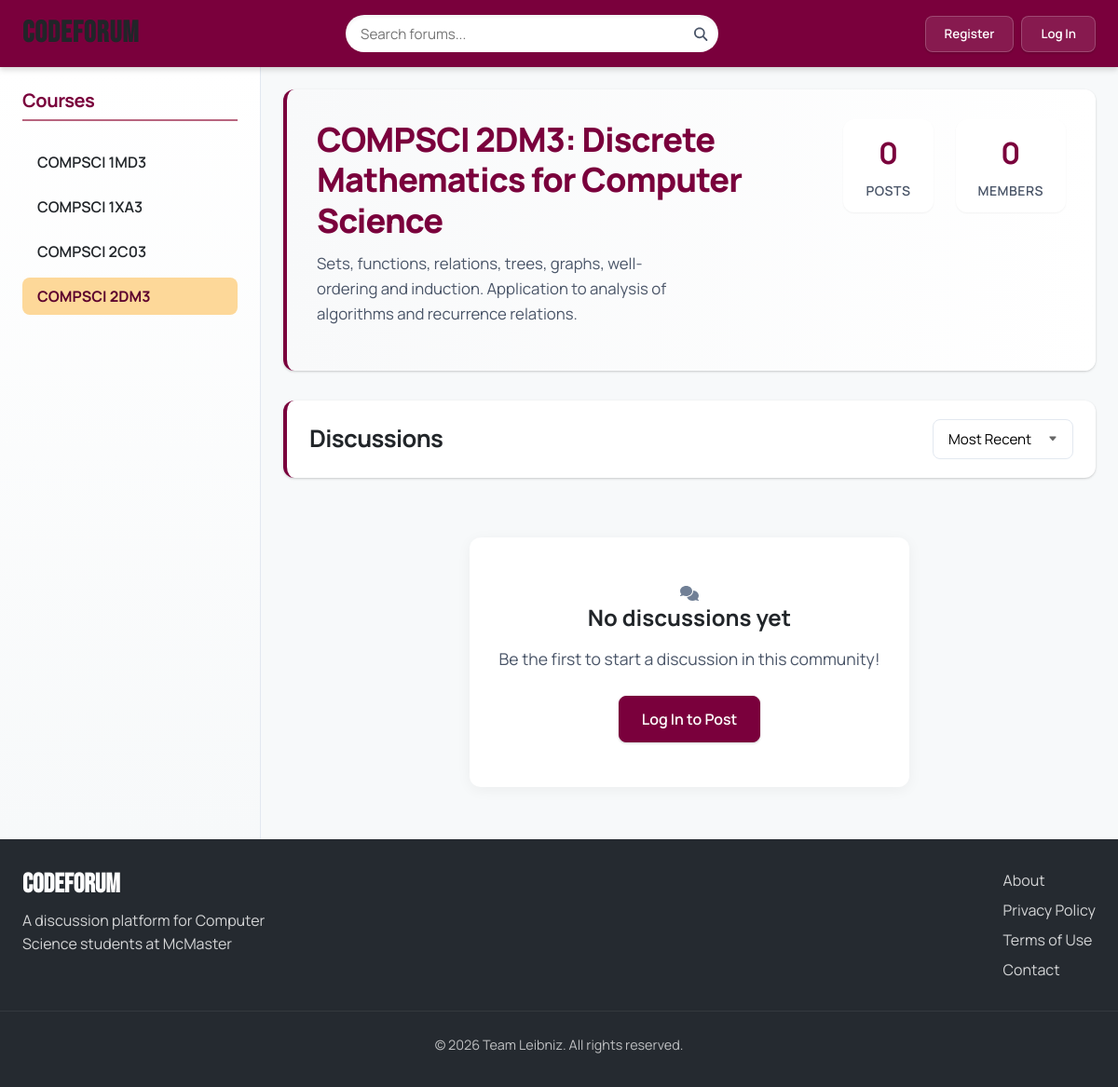
Page /community.php?id=3 on the committed database.
### tables this page shows
CREATE TABLE courses (
  course_id INT AUTO_INCREMENT PRIMARY KEY,
  course_code VARCHAR(20) NOT NULL UNIQUE,
  course_name VARCHAR(100) NOT NULL,
  description TEXT,
  instructor_id INT,
  created_at TIMESTAMP DEFAULT CURRENT_TIMESTAMP,
  updated_at TIMESTAMP NULL ON UPDATE CURRENT_TIMESTAMP,
  FOREIGN KEY (instructor_id) REFERENCES users(user_id) ON DELETE SET NULL
);

### includes/classes/Course.php (called while the page is built, shortened)
<?php
require_once 'includes/utils.php';
class Course {
  private $conn;
  private $table_name = "courses";
  public $course_id;
  public function __construct($db, $course_id = null) {
    $this->conn = $db;
    if ($course_id) {
      $this->course_id = $course_id;
      $this->load_course_data();
    }
  }
  private function load_course_data() {
    $query = "SELECT * FROM " . $this->table_name . " WHERE course_id = :course_id";
    $stmt = $this->conn->prepare($query);
    $stmt->bindParam(":course_id", $this->course_id);
    $stmt->execute();
    if ($stmt->rowCount() > 0) {
      $row = $stmt->fetch(PDO::FETCH_ASSOC);
    }
  }
  public function get_all_courses() {
    $query = "SELECT c.*, u.username as instructor_name,
              (SELECT COUNT(*) FROM user_courses uc WHERE uc.course_id = c.course_id) as student_count
              FROM " . $this->table_name . " c
              LEFT JOIN users u ON c.instructor_id = u.user_id
              ORDER BY c.course_code";
    $stmt = $this->conn->prepare($query);
    try {
      $stmt->execute();
      return $stmt->fetchAll();
    } catch (PDOException $e) {
      error_log("Error fetching courses: " . $e->getMessage());
      return [];
    }
  }
  public function get_course_by_id($course_id) {
    $query = "SELECT c.*, u.username as instructor_name,
              (SELECT COUNT(*) FROM user_courses uc WHERE uc.course_id = c.course_id) as student_count
              FROM " . $this->table_name . " c
              LEFT JOIN users u ON c.instructor_id = u.user_id
              WHERE c.course_id = :course_id";
    $stmt = $this->conn->prepare($query);
    $stmt->bindParam(":course_id", $course_id);
    try {
      $stmt->execute();
      return $stmt->fetch();
    } catch (PDOException $e) {
      error_log("Error fetching course: " . $e->getMessage());
      return false;
    }
  }
  public function get_course_data() {
    return $this->get_course_by_id($this->course_id);
  }
  public function get_post_stats($course_id) {
    try {
      $query = "SELECT COUNT(*) as total_posts FROM posts
               WHERE course_id = :course_id AND is_deleted = FALSE";
      $stmt = $this->conn->prepare($query);
      $stmt->bindParam(':course_id', $course_id);
      $stmt->execute();
      $total_posts = $stmt->fetch()['total_posts'];
      $query = "SELECT COUNT(*) as recent_posts FROM posts
               WHERE course_id = :course_id AND is_deleted = FALSE
               AND created_at >= DATE_SUB(NOW(), INTERVAL 30 DAY)";
      $stmt = $this->conn->prepare($query);
      $stmt->bindParam(':course_id', $course_id);
      $stmt->execute();
      $recent_posts = $stmt->fetch()['recent_posts'];
      $query = "SELECT COUNT(*) as unanswered_posts FROM posts p
               WHERE p.course_id = :course_id AND p.is_deleted = FALSE
               AND NOT EXISTS (
                   SELECT 1 FROM comments c
                   WHERE c.post_id = p.post_id AND c.is_deleted = FALSE
               )";
      $stmt = $this->conn->prepare($query);
      $stmt->bindParam(':course_id', $course_id);
      $stmt->execute();
      $unanswered_posts = $stmt->fetch()['unanswered_posts'];
      return array(
          'total_posts' => $total_posts,
          'recent_posts' => $recent_posts,
          'unanswered_posts' => $unanswered_posts
      );
    } catch (PDOException $e) {
      error_log("Error fetching post stats: " . $e->getMessage());
      return array(
          'total_posts' => 0,
          'recent_posts' => 0,
          'unanswered_posts' => 0
      );
    }
  }
}

### includes/classes/Post.php (called while the page is built, shortened)
<?php
require_once 'includes/utils.php';
class Post {
  private $conn;
  private $table_name = "posts";
  public function __construct($db) {
    $this->conn = $db;
  }
  public function get_posts_by_course($course_id, $sort_by = 'recent', $page = 1, $limit = 10) {
    $offset = ($page - 1) * $limit;
    try {
      $table_check = $this->conn->query("SHOW TABLES LIKE '{$this->table_name}'");
      $query = "SELECT p.*,
                  u.username,
                  (SELECT COUNT(*) FROM comments WHERE post_id = p.post_id AND is_deleted = FALSE) as comment_count
                FROM " . $this->table_name . " p
                JOIN users u ON p.user_id = u.user_id
                WHERE p.course_id = :course_id AND p.is_deleted = FALSE";
      switch ($sort_by) {
        default:
          $query .= " ORDER BY p.is_pinned DESC, p.created_at DESC";
          break;
      }
      $query .= " LIMIT :limit OFFSET :offset";
      $stmt = $this->conn->prepare($query);
      $stmt->bindParam(':course_id', $course_id);
      $stmt->bindParam(':limit', $limit, PDO::PARAM_INT);
      $stmt->bindParam(':offset', $offset, PDO::PARAM_INT);
      $stmt->execute();
      $posts = $stmt->fetchAll();
      $count_query = "SELECT COUNT(*) as total FROM " . $this->table_name . "
                    WHERE course_id = :course_id AND is_deleted = FALSE";
      $count_stmt = $this->conn->prepare($count_query);
      $count_stmt->bindParam(":course_id", $course_id);
      $count_stmt->execute();
      $total_posts = $count_stmt->fetch()['total'];
      return array(
        "posts" => $posts,
        "total" => $total_posts,
        "page" => $page,
        "limit" => $limit,
        "total_pages" => ceil($total_posts / $limit)
      );
    } catch (PDOException $e) {
      error_log("Error fetching posts: " . $e->getMessage());
      return array(
        "posts" => array(),
        "total" => 0,
        "page" => $page,
        "limit" => $limit,
        "total_pages" => 0
      );
    }
  }
}

### includes/utils.php (called while the page is built, shortened)
<?php
function ensure_session_started() {
  if (session_status() === PHP_SESSION_NONE) {
    return true;
  }
  return false;
}
function is_logged_in() {
  return isset($_SESSION['user_id']);
}

### community.php (the view, shortened to what this page needs)
<?php
require_once 'includes/utils.php';
require_once 'includes/classes/Course.php';
require_once 'includes/classes/Post.php';
include 'includes/partials/header.php';
include 'includes/partials/sidebar.php';
$course_id = (int)$_GET['id'];
$course_obj = new Course($conn, $course_id);
$course = $course_obj->get_course_data();
$course_stats = $course_obj->get_post_stats($course_id);
$valid_sort_options = ['recent', 'popular', 'unanswered'];
$sort_by = isset($_GET['sort']) && in_array($_GET['sort'], $valid_sort_options) ? $_GET['sort'] : 'recent';
$page = isset($_GET['page']) ? max(1, (int)$_GET['page']) : 1;
$post_obj = new Post($conn);
$result = $post_obj->get_posts_by_course($course_id, $sort_by, $page);
$posts = $result['posts'];
$total_pages = $result['total_pages'];
?>
<main class="home-content">
  <div class="community-header">
    <div class="community-info">
      <h1 id="community-title"><?php echo htmlspecialchars($course['course_code']); ?>: <?php echo htmlspecialchars($course['course_name']); ?></h1>
      <p id="community-description"><?php echo htmlspecialchars($course['description']); ?></p>
    </div>
    <div class="community-stats">
      <div class="stat">
        <span class="stat-value" id="post-count"><?php echo $course_stats['total_posts']; ?></span>
        <span class="stat-label">Posts</span>
      </div>
      <div class="stat">
        <span class="stat-value" id="member-count"><?php echo $course['student_count']; ?></span>
        <span class="stat-label">Members</span>
      </div>
    </div>
  </div>
  <div class="content-header">
    <h2>Discussions</h2>
    <div class="filters d-flex justify-content-between align-items-center">
      <form method="GET" action="" id="sort-form">
        <select id="sort-by" name="sort" onchange="this.form.submit()">
          <option value="recent" <?php if ($sort_by == 'recent') echo 'selected'; ?>>Most Recent</option>
        </select>
      </form>
    </div>
  </div>
  <div class="posts-container">
    <?php if (count($posts) > 0): ?>
      <?php foreach ($posts as $post): ?>
        <a href="post.php?id=<?php echo $post['post_id']; ?>" class="post-link">
          <div class="post-tile <?php echo $post['is_pinned'] ? 'pinned' : ''; ?>">
            <h3>
              <?php echo format_title_content($post['title']); ?>
              <?php if ($post['is_pinned']): ?>
                <span class="pinned-badge">Pinned</span>
              <?php endif; ?>
            </h3>
            <div class="post-meta">
              <div class="post-author">
                <div class="user-icon">
                  <?php echo get_user_icon_svg(24, '#6c757d'); ?>
                </div>
                <span>
                  <?php echo htmlspecialchars($post['username']); ?> •
                  <?php echo get_relative_time($post['created_at']); ?>
                </span>
              </div>
              <div class="post-stats">
                <span><i class="fas fa-eye"></i> <?php echo $post['view_count']; ?></span>
                <span><i class="fas fa-comment"></i> <?php echo $post['comment_count']; ?></span>
              </div>
            </div>
            <div class="post-content">
              <?php
              $preview_content = substr($post['content'], 0, 200);
              echo format_post_content($preview_content);
              if (strlen($post['content']) > 200): ?>...<?php endif; ?>
            </div>
          </div>
        </a>
      <?php endforeach; ?>
      <?php if ($total_pages > 1): ?>
        <div class="pagination">
          <?php if ($page > 1): ?>
            <a href="?id=<?php echo $course_id; ?>&sort=<?php echo $sort_by; ?>&page=<?php echo $page - 1; ?>" class="page-link">&laquo; Previous</a>
          <?php endif; ?>
          <?php for ($i = max(1, $page - 2); $i <= min($total_pages, $page + 2); $i++): ?>
            <?php if ($i == $page): ?>
              <span class="page-link active"><?php echo $i; ?></span>
            <?php else: ?>
              <a href="?id=<?php echo $course_id; ?>&sort=<?php echo $sort_by; ?>&page=<?php echo $i; ?>" class="page-link"><?php echo $i; ?></a>
            <?php endif; ?>
          <?php endfor; ?>
          <?php if ($page < $total_pages): ?>
            <a href="?id=<?php echo $course_id; ?>&sort=<?php echo $sort_by; ?>&page=<?php echo $page + 1; ?>" class="page-link">Next &raquo;</a>
          <?php endif; ?>
        </div>
      <?php endif; ?>
    <?php else: ?>
      <div class="empty-state">
        <i class="fas fa-comments"></i>
        <h3>No discussions yet</h3>
        <p>Be the first to start a discussion in this community!</p>
        <?php if ($is_logged_in): ?>
          <a href="create-post.php?course=<?php echo $course_id; ?>" class="btn btn-primary">Create Post</a>
        <?php else: ?>
          <a href="login.php" class="btn btn-primary">Log In to Post</a>
        <?php endif; ?>
      </div>
    <?php endif; ?>
  </div>
</main>
<?php
include 'includes/partials/footer.php';
?>

### includes/partials/sidebar.php (shortened to what this page needs)
<?php
$current_course = isset($_GET['id']) ? (int)$_GET['id'] : null;
?>
<nav class="communities">
  <h2>Courses</h2>
  <ul>
    <?php if (empty($all_courses)): ?>
      <li class="loading-placeholder">No courses available</li>
    <?php else: ?>
      <?php foreach ($all_courses as $course): ?>
        <li>
          <a href="community.php?id=<?php echo $course['course_id']; ?>"
             <?php if ($current_course == $course['course_id']) echo "class='active'"; ?>>
            <?php echo htmlspecialchars($course['course_code']); ?>
          </a>
        </li>
      <?php endforeach; ?>
    <?php endif; ?>
  </ul>
</nav>

### assets/css/community.css (style rules this page uses)
.community-header { background: linear-gradient(to right, #f8f9fa, #ffffff); border-radius: var(--radius-lg); padding: 2rem; margin-bottom: 2rem; box-shadow: var(--shadow-sm); display: flex; justify-content: space-between; align-items: flex-start; border-left: 4px solid var(--color-primary); }
.community-info h1 { margin-bottom: 0.75rem; color: var(--color-primary); font-size: 2.25rem; font-weight: 800; line-height: 1.2; }
.community-info p { color: var(--color-text-secondary); max-width: 70%; line-height: 1.6; font-size: 1.05rem; }
.community-stats { display: flex; gap: 1.5rem; }
.stat { text-align: center; background-color: white; padding: 0.75rem 1.5rem; border-radius: var(--radius-lg); box-shadow: var(--shadow-xs); transition: transform 0.2s ease, box-shadow 0.2s ease; }
.stat-value { display: block; font-size: 2rem; font-weight: 700; color: var(--color-primary); margin-bottom: 0.25rem; }
.stat-label { font-size: 0.875rem; color: var(--color-text-secondary); font-weight: 600; text-transform: uppercase; letter-spacing: 0.5px; }
.posts-container { display: grid; gap: 1.5rem; width: 100%; }

### rows in the picture
courses: course_code "COMPSCI 1MD3"
courses: course_code "COMPSCI 1XA3"
courses: course_code "COMPSCI 2C03"
courses: course_code "COMPSCI 2DM3", course_name "Discrete Mathematics for Computer Science", description "Sets, functions, relations, trees, graphs, well-ordering and induction. Application to analysis of algorithms and recurrence relations."

### other values in the picture
$course_stats['total_posts'] "0"
$course['student_count'] "0"
